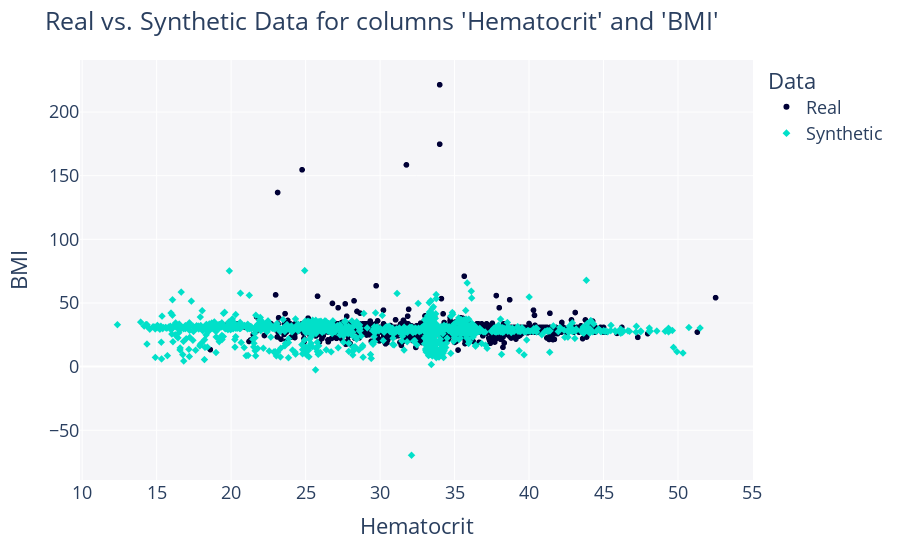
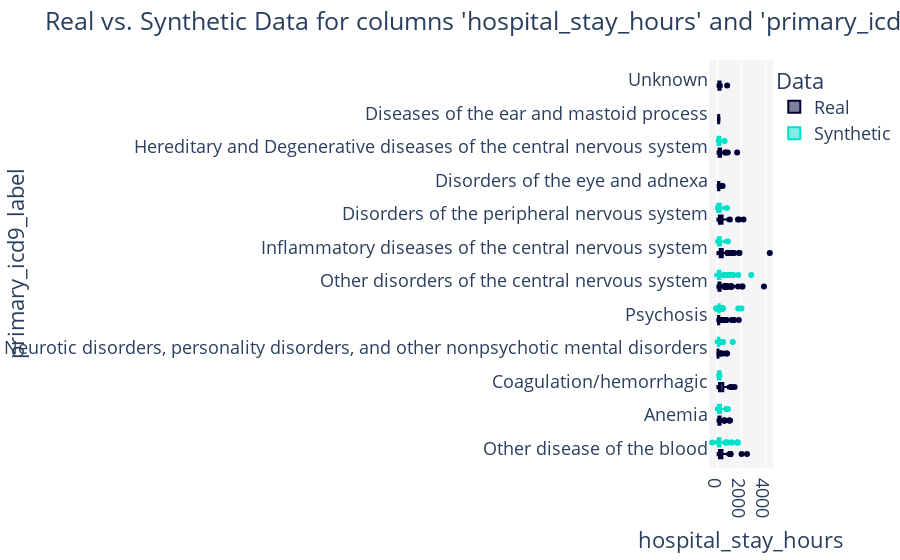
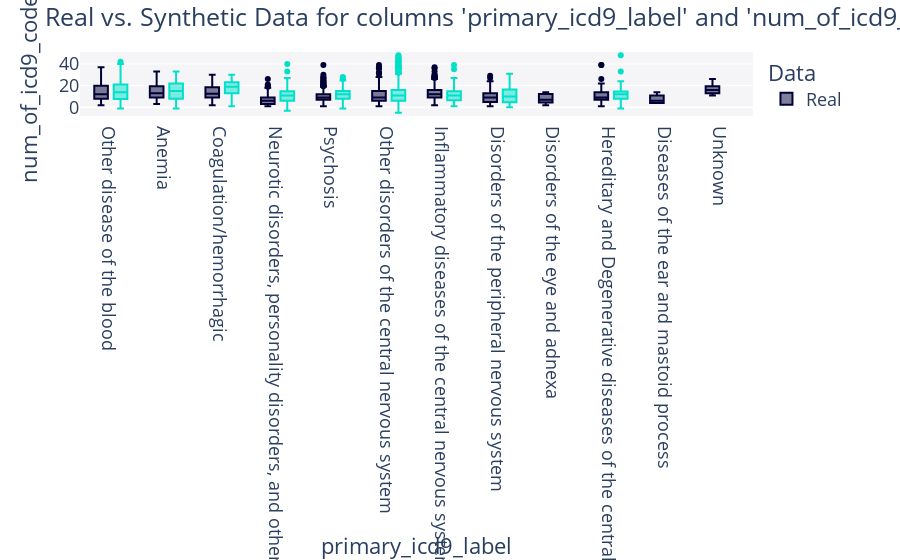

The notebook cell these images were saved under, in order:
### Code cell
pairs = [['Hematocrit', 'BMI'], [ 'hospital_stay_hours', 'primary_icd9_label'], ['primary_icd9_label', 'num_of_icd9_codes']]

for p in pairs:
    fig = get_column_pair_plot(
        real_data=all_real_data,
        synthetic_data=all_synthetic_data,
        column_names=p,
        metadata=metadata
    )

    fig.show()

### Figure 1 — Plotly figure (JSON) as saved in the notebook; plotly's stock layout.template omitted (floating-point values rounded to 4 significant figures; data arrays with more than 128 entries replaced by an {"elided": "..."} marker saying what was removed)
{"data": [{"hovertemplate": "Data=Real<br>Hematocrit=%{x}<br>BMI=%{y}<extra></extra>", "legendgroup": "Real", "marker": {"color": "#000036", "symbol": "circle"}, "mode": "markers", "name": "Real", "showlegend": true, "type": "scattergl", "x": {"elided": "1529 float values"}, "xaxis": "x", "y": {"elided": "1529 float values"}, "yaxis": "y"}, {"hovertemplate": "Data=Synthetic<br>Hematocrit=%{x}<br>BMI=%{y}<extra></extra>", "legendgroup": "Synthetic", "marker": {"color": "#01E0C9", "symbol": "diamond"}, "mode": "markers", "name": "Synthetic", "showlegend": true, "type": "scattergl", "x": {"elided": "1529 float values"}, "xaxis": "x", "y": {"elided": "1529 float values"}, "yaxis": "y"}], "layout": {"font": {"size": 18}, "legend": {"title": {"text": "Data"}, "tracegroupgap": 0}, "margin": {"t": 60}, "plot_bgcolor": "#F5F5F8", "title": {"text": "Real vs. Synthetic Data for columns 'Hematocrit' and 'BMI'"}, "xaxis": {"anchor": "y", "domain": [0, 1], "title": {"text": "Hematocrit"}}, "yaxis": {"anchor": "x", "domain": [0, 1], "title": {"text": "BMI"}}}}

### Figure 2 — Plotly figure (JSON) as saved in the notebook; plotly's stock layout.template omitted (floating-point values rounded to 4 significant figures; data arrays with more than 128 entries replaced by an {"elided": "..."} marker saying what was removed)
{"data": [{"alignmentgroup": "True", "hovertemplate": "Data=Real<br>hospital_stay_hours=%{x}<br>primary_icd9_label=%{y}<extra></extra>", "legendgroup": "Real", "marker": {"color": "#000036"}, "name": "Real", "notched": false, "offsetgroup": "Real", "orientation": "h", "showlegend": true, "type": "box", "x": {"elided": "1529 float values"}, "x0": " ", "xaxis": "x", "y": {"elided": "1529 str values"}, "y0": " ", "yaxis": "y"}, {"alignmentgroup": "True", "hovertemplate": "Data=Synthetic<br>hospital_stay_hours=%{x}<br>primary_icd9_label=%{y}<extra></extra>", "legendgroup": "Synthetic", "marker": {"color": "#01E0C9"}, "name": "Synthetic", "notched": false, "offsetgroup": "Synthetic", "orientation": "h", "showlegend": true, "type": "box", "x": {"elided": "1529 float values"}, "x0": " ", "xaxis": "x", "y": {"elided": "1529 str values"}, "y0": " ", "yaxis": "y"}], "layout": {"boxmode": "group", "font": {"size": 18}, "legend": {"title": {"text": "Data"}, "tracegroupgap": 0}, "margin": {"t": 60}, "plot_bgcolor": "#F5F5F8", "title": {"text": "Real vs. Synthetic Data for columns 'hospital_stay_hours' and 'primary_icd9_label'"}, "xaxis": {"anchor": "y", "domain": [0, 1], "title": {"text": "hospital_stay_hours"}}, "yaxis": {"anchor": "x", "domain": [0, 1], "title": {"text": "primary_icd9_label"}}}}

### Figure 3 — Plotly figure (JSON) as saved in the notebook; plotly's stock layout.template omitted (floating-point values rounded to 4 significant figures; data arrays with more than 128 entries replaced by an {"elided": "..."} marker saying what was removed)
{"data": [{"alignmentgroup": "True", "hovertemplate": "Data=Real<br>primary_icd9_label=%{x}<br>num_of_icd9_codes=%{y}<extra></extra>", "legendgroup": "Real", "marker": {"color": "#000036"}, "name": "Real", "notched": false, "offsetgroup": "Real", "orientation": "v", "showlegend": true, "type": "box", "x": {"elided": "1529 str values"}, "x0": " ", "xaxis": "x", "y": {"elided": "1529 int values"}, "y0": " ", "yaxis": "y"}, {"alignmentgroup": "True", "hovertemplate": "Data=Synthetic<br>primary_icd9_label=%{x}<br>num_of_icd9_codes=%{y}<extra></extra>", "legendgroup": "Synthetic", "marker": {"color": "#01E0C9"}, "name": "Synthetic", "notched": false, "offsetgroup": "Synthetic", "orientation": "v", "showlegend": true, "type": "box", "x": {"elided": "1529 str values"}, "x0": " ", "xaxis": "x", "y": {"elided": "1529 int values"}, "y0": " ", "yaxis": "y"}], "layout": {"boxmode": "group", "font": {"size": 18}, "legend": {"title": {"text": "Data"}, "tracegroupgap": 0}, "margin": {"t": 60}, "plot_bgcolor": "#F5F5F8", "title": {"text": "Real vs. Synthetic Data for columns 'primary_icd9_label' and 'num_of_icd9_codes'"}, "xaxis": {"anchor": "y", "domain": [0, 1], "title": {"text": "primary_icd9_label"}}, "yaxis": {"anchor": "x", "domain": [0, 1], "title": {"text": "num_of_icd9_codes"}}}}
